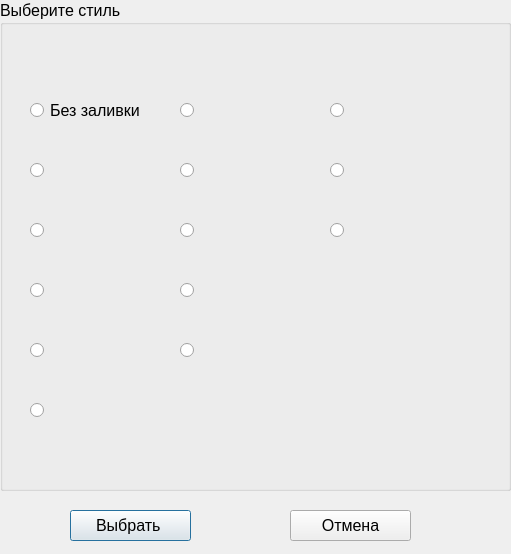
<?xml version="1.0" encoding="UTF-8"?>
<ui version="4.0">
 <class>brush_style_dialog</class>
 <widget class="QDialog" name="brush_style_dialog">
  <property name="geometry">
   <rect>
    <x>0</x>
    <y>0</y>
    <width>511</width>
    <height>554</height>
   </rect>
  </property>
  <property name="windowTitle">
   <string>Стиль заливки </string>
  </property>
  <widget class="QGroupBox" name="groupBox">
   <property name="geometry">
    <rect>
     <x>0</x>
     <y>0</y>
     <width>511</width>
     <height>491</height>
    </rect>
   </property>
   <property name="font">
    <font>
     <pointsize>12</pointsize>
    </font>
   </property>
   <property name="title">
    <string>Выберите стиль</string>
   </property>
   <widget class="QRadioButton" name="radioButton_1">
    <property name="geometry">
     <rect>
      <x>30</x>
      <y>80</y>
      <width>131</width>
      <height>61</height>
     </rect>
    </property>
    <property name="text">
     <string>Без заливки</string>
    </property>
    <property name="iconSize">
     <size>
      <width>100</width>
      <height>100</height>
     </size>
    </property>
   </widget>
   <widget class="QRadioButton" name="radioButton_2">
    <property name="geometry">
     <rect>
      <x>30</x>
      <y>140</y>
      <width>131</width>
      <height>61</height>
     </rect>
    </property>
    <property name="text">
     <string/>
    </property>
    <property name="icon">
     <iconset>
      <normaloff>img/brush1.png</normaloff>img/brush1.png</iconset>
    </property>
    <property name="iconSize">
     <size>
      <width>100</width>
      <height>100</height>
     </size>
    </property>
   </widget>
   <widget class="QRadioButton" name="radioButton_3">
    <property name="geometry">
     <rect>
      <x>30</x>
      <y>200</y>
      <width>131</width>
      <height>61</height>
     </rect>
    </property>
    <property name="text">
     <string/>
    </property>
    <property name="icon">
     <iconset>
      <normaloff>img/brush1.png</normaloff>img/brush1.png</iconset>
    </property>
    <property name="iconSize">
     <size>
      <width>100</width>
      <height>100</height>
     </size>
    </property>
   </widget>
   <widget class="QRadioButton" name="radioButton_4">
    <property name="geometry">
     <rect>
      <x>30</x>
      <y>260</y>
      <width>131</width>
      <height>61</height>
     </rect>
    </property>
    <property name="text">
     <string/>
    </property>
    <property name="icon">
     <iconset>
      <normaloff>img/brush1.png</normaloff>img/brush1.png</iconset>
    </property>
    <property name="iconSize">
     <size>
      <width>100</width>
      <height>100</height>
     </size>
    </property>
   </widget>
   <widget class="QRadioButton" name="radioButton_5">
    <property name="geometry">
     <rect>
      <x>30</x>
      <y>320</y>
      <width>131</width>
      <height>61</height>
     </rect>
    </property>
    <property name="text">
     <string/>
    </property>
    <property name="icon">
     <iconset>
      <normaloff>img/brush1.png</normaloff>img/brush1.png</iconset>
    </property>
    <property name="iconSize">
     <size>
      <width>100</width>
      <height>100</height>
     </size>
    </property>
   </widget>
   <widget class="QRadioButton" name="radioButton_6">
    <property name="geometry">
     <rect>
      <x>30</x>
      <y>380</y>
      <width>131</width>
      <height>61</height>
     </rect>
    </property>
    <property name="text">
     <string/>
    </property>
    <property name="icon">
     <iconset>
      <normaloff>img/brush1.png</normaloff>img/brush1.png</iconset>
    </property>
    <property name="iconSize">
     <size>
      <width>100</width>
      <height>100</height>
     </size>
    </property>
   </widget>
   <widget class="QRadioButton" name="radioButton_7">
    <property name="geometry">
     <rect>
      <x>180</x>
      <y>80</y>
      <width>131</width>
      <height>61</height>
     </rect>
    </property>
    <property name="text">
     <string/>
    </property>
    <property name="icon">
     <iconset>
      <normaloff>img/brush1.png</normaloff>img/brush1.png</iconset>
    </property>
    <property name="iconSize">
     <size>
      <width>100</width>
      <height>100</height>
     </size>
    </property>
   </widget>
   <widget class="QRadioButton" name="radioButton_8">
    <property name="geometry">
     <rect>
      <x>180</x>
      <y>140</y>
      <width>131</width>
      <height>61</height>
     </rect>
    </property>
    <property name="text">
     <string/>
    </property>
    <property name="icon">
     <iconset>
      <normaloff>img/brush1.png</normaloff>img/brush1.png</iconset>
    </property>
    <property name="iconSize">
     <size>
      <width>100</width>
      <height>100</height>
     </size>
    </property>
   </widget>
   <widget class="QRadioButton" name="radioButton_10">
    <property name="geometry">
     <rect>
      <x>180</x>
      <y>200</y>
      <width>131</width>
      <height>61</height>
     </rect>
    </property>
    <property name="text">
     <string/>
    </property>
    <property name="icon">
     <iconset>
      <normaloff>img/brush1.png</normaloff>img/brush1.png</iconset>
    </property>
    <property name="iconSize">
     <size>
      <width>100</width>
      <height>100</height>
     </size>
    </property>
   </widget>
   <widget class="QRadioButton" name="radioButton_11">
    <property name="geometry">
     <rect>
      <x>180</x>
      <y>260</y>
      <width>131</width>
      <height>61</height>
     </rect>
    </property>
    <property name="text">
     <string/>
    </property>
    <property name="icon">
     <iconset>
      <normaloff>img/brush1.png</normaloff>img/brush1.png</iconset>
    </property>
    <property name="iconSize">
     <size>
      <width>100</width>
      <height>100</height>
     </size>
    </property>
   </widget>
   <widget class="QRadioButton" name="radioButton_12">
    <property name="geometry">
     <rect>
      <x>180</x>
      <y>320</y>
      <width>131</width>
      <height>61</height>
     </rect>
    </property>
    <property name="text">
     <string/>
    </property>
    <property name="icon">
     <iconset>
      <normaloff>img/brush1.png</normaloff>img/brush1.png</iconset>
    </property>
    <property name="iconSize">
     <size>
      <width>100</width>
      <height>100</height>
     </size>
    </property>
   </widget>
   <widget class="QRadioButton" name="radioButton_13">
    <property name="geometry">
     <rect>
      <x>330</x>
      <y>80</y>
      <width>131</width>
      <height>61</height>
     </rect>
    </property>
    <property name="text">
     <string/>
    </property>
    <property name="icon">
     <iconset>
      <normaloff>img/brush1.png</normaloff>img/brush1.png</iconset>
    </property>
    <property name="iconSize">
     <size>
      <width>100</width>
      <height>100</height>
     </size>
    </property>
   </widget>
   <widget class="QRadioButton" name="radioButton_14">
    <property name="geometry">
     <rect>
      <x>330</x>
      <y>140</y>
      <width>131</width>
      <height>61</height>
     </rect>
    </property>
    <property name="text">
     <string/>
    </property>
    <property name="icon">
     <iconset>
      <normaloff>img/brush1.png</normaloff>img/brush1.png</iconset>
    </property>
    <property name="iconSize">
     <size>
      <width>100</width>
      <height>100</height>
     </size>
    </property>
   </widget>
   <widget class="QRadioButton" name="radioButton_15">
    <property name="geometry">
     <rect>
      <x>330</x>
      <y>200</y>
      <width>131</width>
      <height>61</height>
     </rect>
    </property>
    <property name="text">
     <string/>
    </property>
    <property name="icon">
     <iconset>
      <normaloff>img/brush1.png</normaloff>img/brush1.png</iconset>
    </property>
    <property name="iconSize">
     <size>
      <width>100</width>
      <height>100</height>
     </size>
    </property>
   </widget>
  </widget>
  <widget class="QPushButton" name="pushButton">
   <property name="geometry">
    <rect>
     <x>70</x>
     <y>510</y>
     <width>121</width>
     <height>31</height>
    </rect>
   </property>
   <property name="font">
    <font>
     <pointsize>12</pointsize>
    </font>
   </property>
   <property name="text">
    <string>Выбрать </string>
   </property>
  </widget>
  <widget class="QPushButton" name="pushButton_2">
   <property name="geometry">
    <rect>
     <x>290</x>
     <y>510</y>
     <width>121</width>
     <height>31</height>
    </rect>
   </property>
   <property name="font">
    <font>
     <pointsize>12</pointsize>
    </font>
   </property>
   <property name="text">
    <string>Отмена</string>
   </property>
  </widget>
 </widget>
 <resources/>
 <connections/>
</ui>
